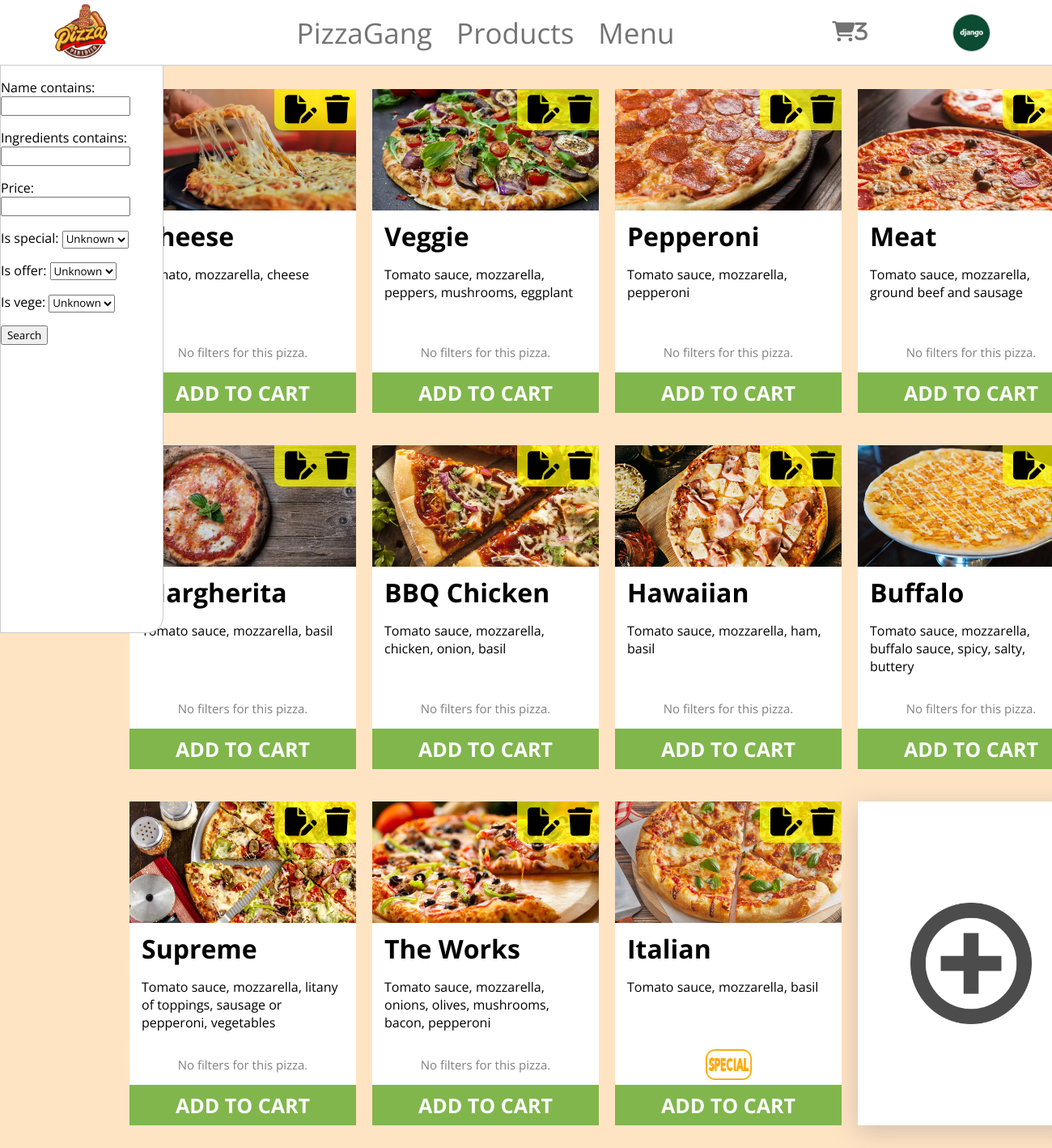
The app's page /menu/ (signed in), older data.
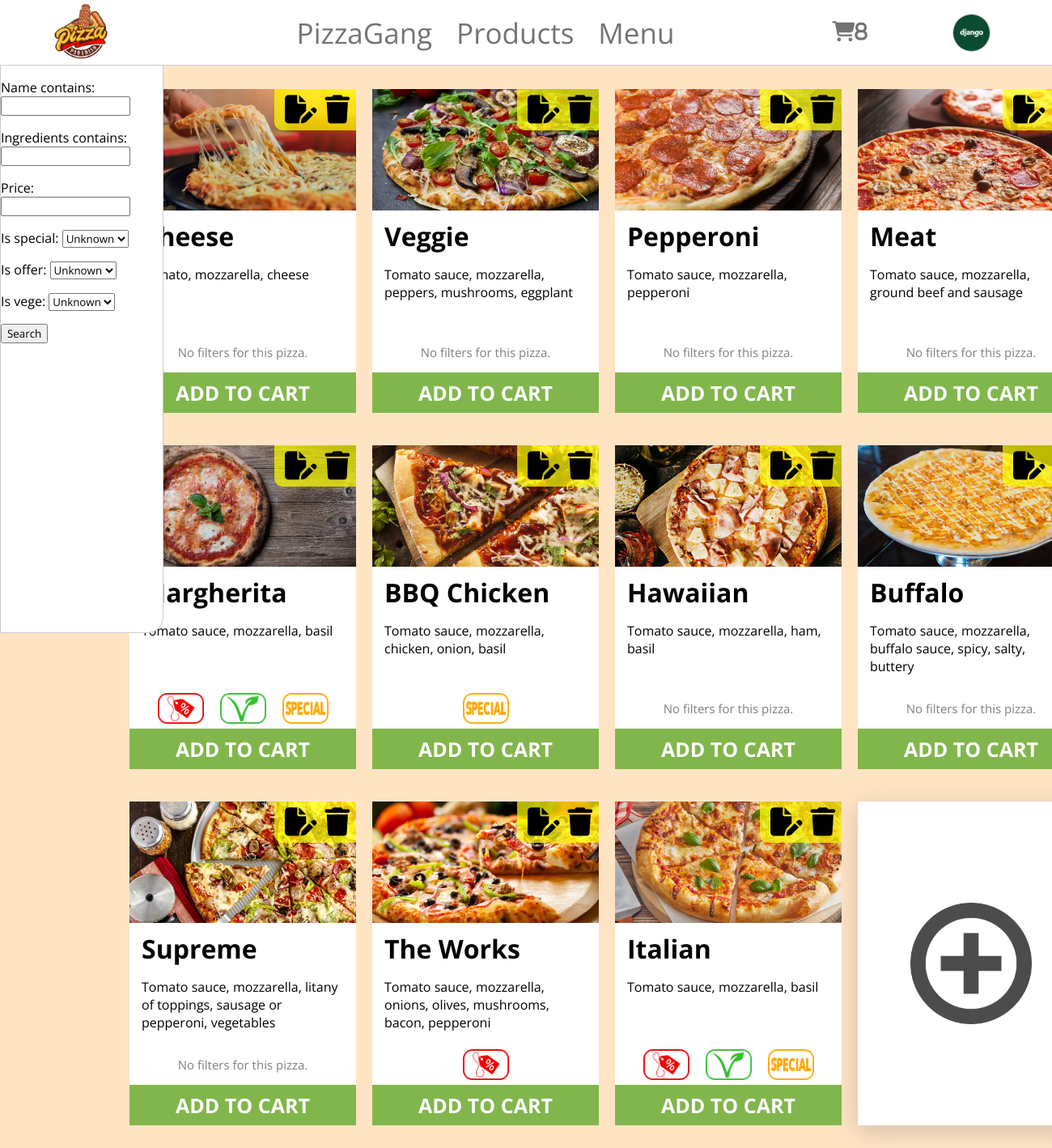
The same page, newer data.
### PizzaGang/main/models.py (models this page shows, shortened)
class Profile(models.Model):
    user = models.OneToOneField(User, on_delete=models.CASCADE)
    avatar = models.ImageField(upload_to='static/images/avatars/', null=True, blank=True)
    address = models.TextField(null=True, blank=True)

class Pizza(models.Model):
    name = models.CharField(max_length=30)
    ingredients = models.TextField()
    image = models.ImageField(upload_to='static/images/pizza/')
    price = models.FloatField()
    is_special = models.BooleanField(blank=True, null=True)
    is_offer = models.BooleanField(blank=True, null=True)
    is_vege = models.BooleanField(blank=True, null=True)
    discount = models.IntegerField(blank=True, null=True)

### PizzaGang/main/views.py (the view)
# urls.py: path('menu/', MenuView, name='menu'),
def MenuView(request):
    pizza_list = Pizza.objects.all()
    pizza_filter = PizzaOrderFilter(request.GET, queryset=pizza_list)
    context = {
        'pizza_list': pizza_list,
        'pizza_filter': pizza_filter,
    }
    return render(request, 'pizza/menu.html', context)

### PizzaGang/main/context_processors.py (called while the page is built)
def get_cart_items_count(request):
    user = request.user
    cart = Cart.objects.get(user=user)
    cart_items = CartItem.objects.filter(cart=cart)
    cart_items_count = cart_items.count()
    return {'cart_items_count': cart_items_count}

### templates/pizza/menu.html (shortened to what this page needs)
{% extends 'base/base.html' %}
{% load static %}
{% block head %}
    <link rel="stylesheet" href="{% static 'css/menu.css' %}">
{% endblock %}
{% block content %}
    <div class="sidebar">
        <form method="get" action="{% url 'menu' %}">
            {{ pizza_filter.form.as_p }}
            <button type="submit">Search</button>
        </form>
    </div>
    <div class="main-container">
        {% for pizza in pizza_filter.qs %}
        <div class="pizza-container">
        <div class="edit-delete-pizza-container">
            <div>
                <a href="{% url 'edit_pizza' pizza.pk %}">
                    <i class="fa-solid fa-file-pen"></i>
                </a>
            </div>
            <div>
                <a href="{% url 'delete_pizza' pizza.pk %}">
                    <i class="fa-solid fa-trash"></i>
                </a>
            </div>
        </div>
            <div class="img-container">
                <img src="{{ pizza.image.url }}" alt="pizza-img">
            </div>
            <div class="info-container">
                <h1>{{ pizza.name }}</h1>
                <p class="ingredients">{{ pizza.ingredients|truncatechars:80 }}</p>
            </div>
            <div class="filters-container">
                {% if pizza.is_offer %}
                    <img src="{% static 'images/icons/discount.png' %}" alt="pizza-offer-img">
                {% endif %}
                {% if pizza.is_vege %}
                    <img src="{% static 'images/icons/vege.png' %}" alt="pizza-vege-img">
                {% endif %}
                {% if pizza.is_special %}
                    <img src="{% static 'images/icons/special.png' %}" alt="pizza-special-img">
                {% endif %}
                {% if not pizza.is_special and not pizza.is_vege and not pizza.is_offer %}
                    <p>No filters for this pizza.</p>
                {% endif %}
            </div>
            <div class="order-button-container">
                <form action="{% url 'add_to_cart' pizza.pk %}" method="post">
                    <button type="submit">ADD TO CART</button>
                </form>
            </div>
        </div>
        {% endfor %}
        <a href="{% url 'create_pizza' %}">
            <div class="add-pizza-container">
                <img src="{% static 'images/icons/add.png' %}" alt="add-pizza">
            </div>
        </a>
    </div>
{% endblock %}

### templates/base/base.html (shortened to what this page needs)
{% load static %}
<!DOCTYPE html>
<html lang="en">
<head>
    {% block head %}{% endblock %}
</head>
<body>
<div class="header">
    <div class="logo-container">
        <a href="{% url 'home' %}">
            <img src="{% static 'images/logo.png' %}" alt="logo">
        </a>
    </div>
    <div class="menu-container">
        <div>
            <a href="">PizzaGang</a>
        </div>
        <div>
            <a href="">Products</a>
        </div>
        <div>
            <a href="{% url 'menu' %}">Menu</a>
        </div>
    </div>
    <div class="cart-container-base">
        <a href="{% url 'show_cart' %}">
            {% if cart_items_count > 0 %}
                <i class="fa-solid fa-cart-shopping fa-beat-fade">{{ cart_items_count }}</i>
            {% else %}
                <i class="fa-solid fa-cart-shopping"></i>
            {% endif %}
        </a>
    </div>
    <div class="avatar-container">
        {% if user.is_authenticated %}
                <a href="{% url 'show_user' user.pk %}">
                    <div class="img-selector">
                        {% if user.profile.avatar %}
                            <img src="{{ user.profile.avatar.url }}" alt="avatar">
                        {% else %}
                            <img src="{% static 'images/avatars/default-avatar.jpg' %}" alt="default-avatar">
                        {% endif %}
                    </div>
                </a>
        {% else %}
            <a class="sign_in" href="{% url 'sign_in' %}">Sign In</a>
        {% endif %}
    </div>
</div>
{% block content %}
{% endblock %}
</body>
</html>

### static/css/menu.css (style rules this page uses)
.sidebar { position: absolute; top: 80px; height: 700px; width: 200px; background-color: white; z-index: 2; border-radius: 0 0 20px 0; border: 1px solid rgba(0, 0, 0, 0.20); }
.main-container { margin-top: 30px; margin-bottom: 50px; display: grid; grid-template-columns: 280px 280px 280px 280px; column-gap: 20px; row-gap: 40px; align-items: center; justify-content: center; padding-left: 200px; }
.pizza-container { cursor: default; position: relative; height: 400px; background-color: white; transition: box-shadow 0.1s; }
.edit-delete-pizza-container { position: absolute; top: 0; right: 0; background-color: rgba(255, 255, 0, 0.7); z-index: 1; display: flex; column-gap: 10px; padding: 8px 8px 8px 13px; border-radius: 0 0 0 10px; }
.edit-delete-pizza-container div { display: flex; align-items: center; justify-content: center; }
.edit-delete-pizza-container i { font-size: 35px; color: black; }
.img-container { position: absolute; top: 0; left: 0; right: 0; bottom: 250px; }
.img-container img { width: 100%; height: 100%; object-fit: cover; }
.info-container { position: absolute; top: 150px; bottom: 100px; left: 0; right: 0; padding: 0 15px 0 15px; }
.info-container h1 { margin: 10px 0 15px 0; }
.info-container p { margin: 0; }
.filters-container { position: absolute; top: 300px; bottom: 50px; left: 0; right: 0; padding: 0 15px 0 15px; display: flex; column-gap: 20px; align-items: center; justify-content: center; }
.filters-container img { width: 57px; }
.filters-container p { font-size: 15px; color: gray; }
.order-button-container { position: absolute; top: 350px; bottom: 0; left: 0; right: 0; }
.order-button-container button { position: absolute; border: 0; left: 0; right: 0; top: 0; bottom: 0; background-color: rgb(129, 182, 76); color: white; font-size: 25px; font-weight: bold; }
.add-pizza-container { cursor: pointer; height: 400px; background-color: white; display: flex; align-items: center; justify-content: center; box-shadow: rgba(100, 100, 111, 0.3) 0 7px 29px 0; }
.add-pizza-container img { width: 150px; opacity: 0.7; }

### templates/base/base.html (style rules this page uses)
* { font-family: 'Open Sans', sans-serif; }
body { margin: 0; padding-top: 80px; background-color: bisque; }
.header { position: fixed; top: 0; width: 100%; height: 80px; background-color: white; display: grid; grid-template-columns: 200px 1fr 100px 200px; border-bottom: 1px solid rgba(0, 0, 0, 0.2); z-index: 3; }
.logo-container, .menu-container, .avatar-container { display: flex; align-items: center; justify-content: center; }
.logo-container img { cursor: pointer; width: 70px; }
.menu-container { display: flex; column-gap: 30px; }
.menu-container a { text-decoration: none; font-size: 35px; color: rgba(0, 0, 0, 0.55); transition: color 0.5s; }
.cart-container-base { display: flex; justify-content: center; align-items: center; }
.cart-container-base i { font-size: 25px; color: rgba(0, 0, 0, 0.55); transition: color 0.5s; }
.avatar-container img { cursor: pointer; width: 45px; height: 45px; border-radius: 100%; object-fit: cover; border: 1px solid rgba(0, 0, 0, 0.2); }
.img-selector { position: relative; display: flex; justify-content: center; }

Row changes from the older to the newer data that the page shows:
changed Pizza "Margherita": is_offer: picture added; is_vege: picture added; is_special: picture added; no longer shows "No filters for this pizza."
changed Pizza "BBQ Chicken": is_special: picture added; no longer shows "No filters for this pizza."
changed Pizza "The Works": is_offer: picture added; no longer shows "No filters for this pizza."
changed Pizza "Italian": is_offer: picture added; is_vege: picture added
Text that changed along with them:
{{ cart_items_count }}: "3" → "8"
